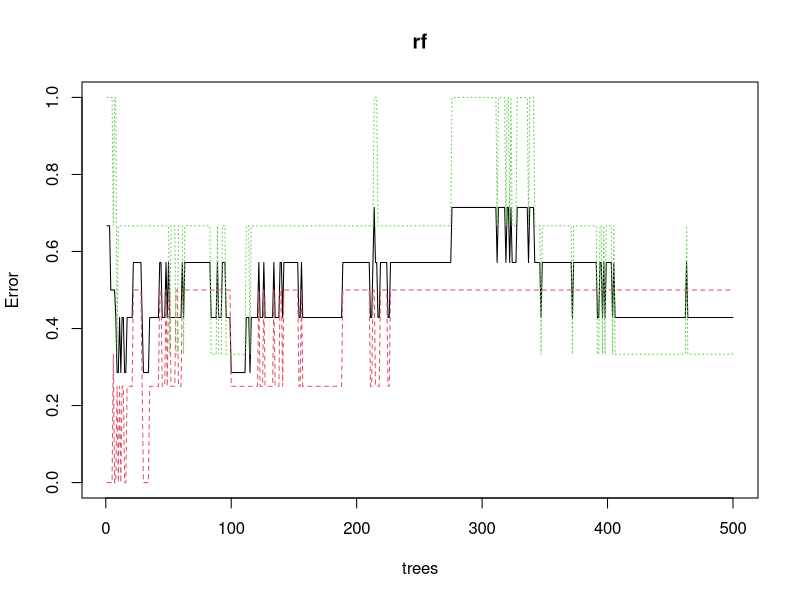
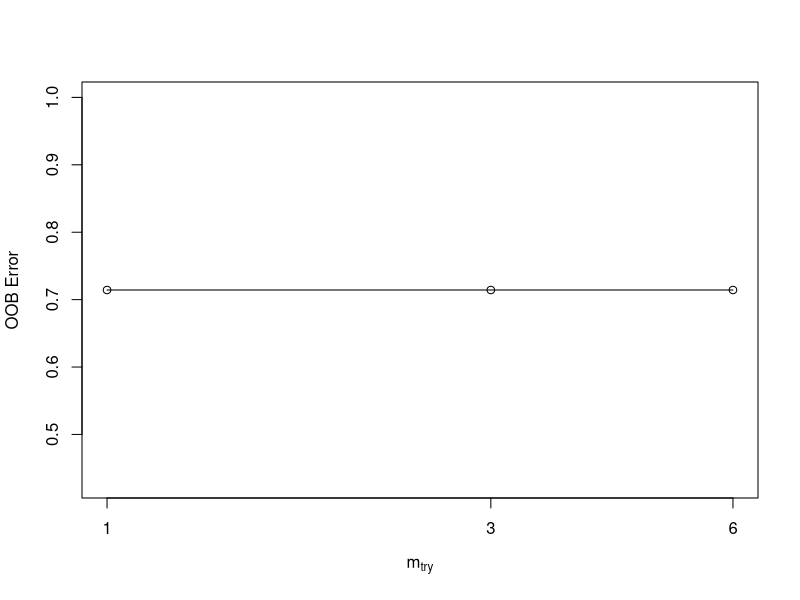
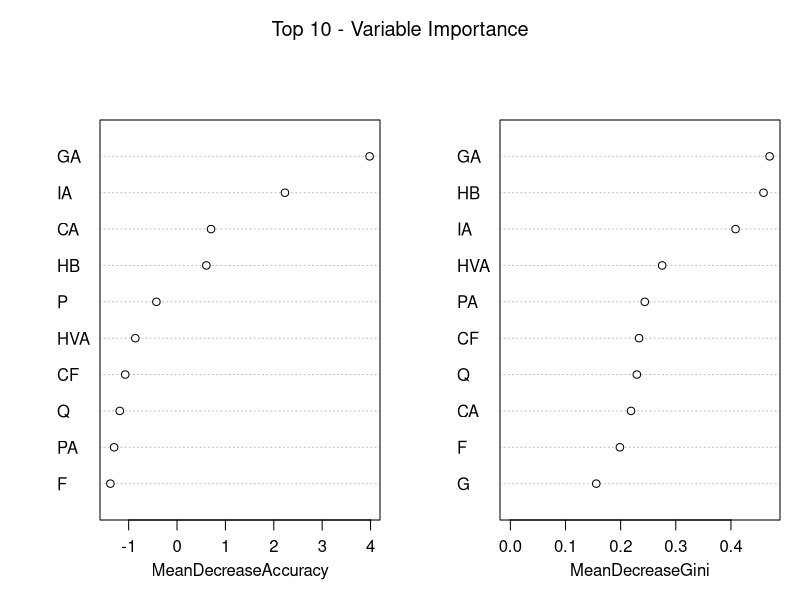
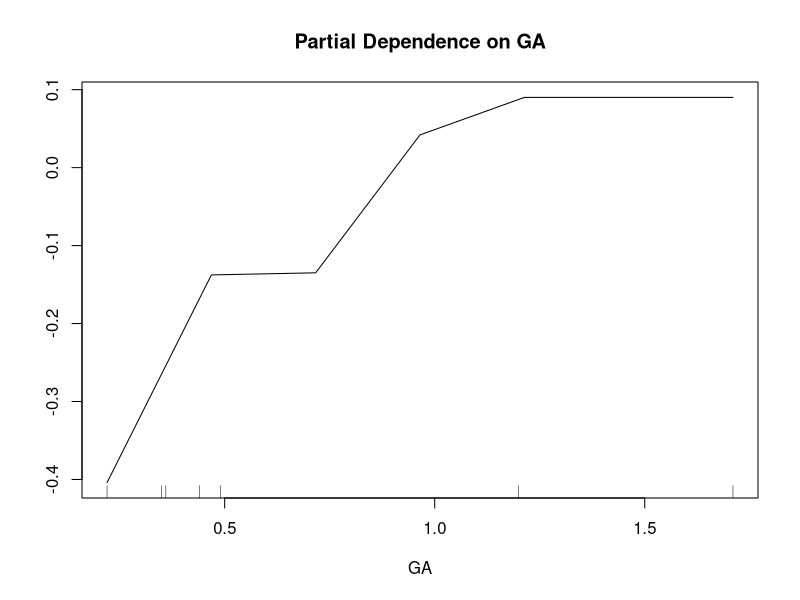

Generate these figures, in order, with R:
# Read Data
data <- read.csv("RF-data.csv", header = TRUE)
str(data)
data$colony.loss <- as.factor(data$colony.loss) #将目标变量转换为因子型
table(data$colony.loss)

# Data Partition
set.seed(123)#设置随机种子
ind <- sample(2, nrow(data), replace = TRUE, prob = c(0.7, 0.3))#数据集随机抽70%定义为训练数据集，30%为测试数据
train <- data[ind==1,]
test <- data[ind==2,]

# Random Forest
library(randomForest)
set.seed(222)
rf <- randomForest(colony.loss~., data=train, ntree = 500, mtry = 2, importance = TRUE, proximity = TRUE)#importance 和 proximity 是计算每个变量的重要性和样本之间的距离
print(rf)

# Prediction & Confusion Matrix - train data
library(caret)
p1 <- predict(rf, train)
confusionMatrix(p1, train$colony.loss)

# Prediction & Confusion Matrix - test data
p2 <- predict(rf, test)
confusionMatrix(p2, test$colony.loss)

# Error rate of Random Forest
plot(rf)

# Tune mtry
t <- tuneRF(train[,-12], train[,12],
       stepFactor = 0.5,
       plot = TRUE,
       ntreeTry = 500,
       trace = TRUE,
       improve = 0.05)

# Variable Importance
varImpPlot(rf, sort = T, n.var = 10, main = "Top 10 - Variable Importance")
importance(rf)

# Partial Dependence Plot
partialPlot(rf, train, GA, "serious")

